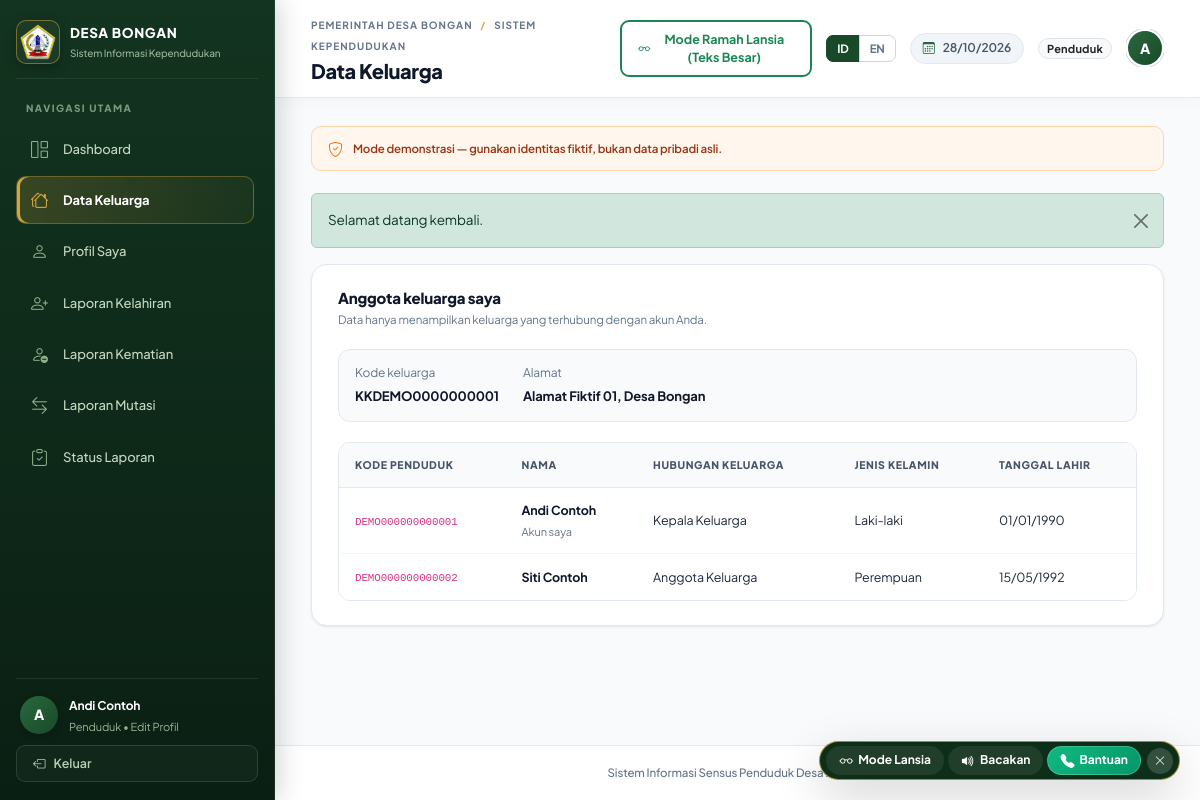
Screenshot of /index.php?page=family (signed in) with the database file from the repository.
### tables this page shows
CREATE TABLE IF NOT EXISTS users (
    id BIGINT UNSIGNED NOT NULL AUTO_INCREMENT,
    full_name VARCHAR(150) NOT NULL,
    username VARCHAR(80) NOT NULL,
    password_hash VARCHAR(255) NOT NULL,
    role ENUM('admin', 'kepala_desa', 'penduduk') NOT NULL,
    approval_status ENUM('pending', 'approved') NOT NULL DEFAULT 'approved',
    resident_id BIGINT UNSIGNED NULL,
    is_active TINYINT(1) NOT NULL DEFAULT 1,
    created_at TIMESTAMP NOT NULL DEFAULT CURRENT_TIMESTAMP,
    updated_at TIMESTAMP NOT NULL DEFAULT CURRENT_TIMESTAMP ON UPDATE CURRENT_TIMESTAMP,
    PRIMARY KEY (id),
    UNIQUE KEY uq_users_username (username),
    UNIQUE KEY uq_users_resident (resident_id),
    KEY idx_users_role_active_approval (role, is_active, approval_status),
    CONSTRAINT fk_users_resident FOREIGN KEY (resident_id)
        REFERENCES residents (id) ON DELETE SET NULL ON UPDATE CASCADE
);

CREATE TABLE IF NOT EXISTS households (
    id BIGINT UNSIGNED NOT NULL AUTO_INCREMENT,
    household_number CHAR(16) NOT NULL COMMENT 'Kode ilustrasi KKDEMO + 10 angka; bukan nomor KK asli',
    head_nik CHAR(16) NULL COMMENT 'Kode ilustrasi DEMO + 12 angka; bukan NIK asli',
    address VARCHAR(500) NOT NULL,
    rt VARCHAR(5) NULL,
    rw VARCHAR(5) NULL,
    created_at TIMESTAMP NOT NULL DEFAULT CURRENT_TIMESTAMP,
    PRIMARY KEY (id),
    UNIQUE KEY uq_households_number (household_number),
    KEY idx_households_head_nik (head_nik),
    CONSTRAINT chk_households_demo_number CHECK (household_number REGEXP '^KKDEMO[0-9]{10}$'),
    CONSTRAINT chk_households_demo_head CHECK (head_nik IS NULL OR head_nik REGEXP '^DEMO[0-9]{12}$')
);

CREATE TABLE IF NOT EXISTS residents (
    id BIGINT UNSIGNED NOT NULL AUTO_INCREMENT,
    nik CHAR(16) NOT NULL COMMENT 'Kode ilustrasi DEMO + 12 angka; bukan NIK asli',
    full_name VARCHAR(150) NOT NULL,
    birth_place VARCHAR(100) NULL,
    birth_date DATE NOT NULL,
    gender ENUM('Laki-laki', 'Perempuan') NOT NULL,
    household_id BIGINT UNSIGNED NULL,
    address VARCHAR(500) NOT NULL,
    religion VARCHAR(40) NULL,
    marital_status VARCHAR(30) NULL,
    occupation VARCHAR(100) NULL,
    education VARCHAR(100) NULL,
    family_role VARCHAR(40) NULL,
    phone VARCHAR(30) NULL,
    population_status ENUM('active', 'inactive') NOT NULL DEFAULT 'active',
    created_at TIMESTAMP NOT NULL DEFAULT CURRENT_TIMESTAMP,
    updated_at TIMESTAMP NOT NULL DEFAULT CURRENT_TIMESTAMP ON UPDATE CURRENT_TIMESTAMP,
    PRIMARY KEY (id),
    UNIQUE KEY uq_residents_nik (nik),
    KEY idx_residents_name (full_name),
    KEY idx_residents_household (household_id),
    KEY idx_residents_status_gender (population_status, gender),
    CONSTRAINT chk_residents_demo_code CHECK (nik REGEXP '^DEMO[0-9]{12}$'),
    CONSTRAINT fk_residents_household FOREIGN KEY (household_id)
        REFERENCES households (id) ON DELETE SET NULL ON UPDATE CASCADE
);

### index.php (called while the page is built, shortened)
<?php
require __DIR__ . '/includes/functions.php';
$pdo = require __DIR__ . '/config/database.php';
$user = current_user($pdo);
$page = $_GET['page'] ?? ($user === null ? 'login' : 'dashboard');
$publicPages = ['login', 'setup', 'register'];
$pageRoles = [
    'dashboard' => ['admin', 'kepala_desa', 'penduduk'],
    'residents' => ['admin'],
    'households' => ['admin'],
    'events' => ['admin', 'penduduk'],
    'recap' => ['admin'],
    'reports' => ['admin', 'kepala_desa'],
    'users' => ['admin'],
    'profile' => ['admin', 'kepala_desa', 'penduduk'],
    'family' => ['penduduk'],
];
if (!in_array($page, $publicPages, true)) {
    if (!isset($pageRoles[$page])) {
        http_response_code(404);
        $page = 'not-found';
    } else {
        $user = require_role($pdo, ...$pageRoles[$page]);
    }
} elseif (in_array($page, ['login', 'register'], true) && $user !== null) {
    redirect_page('dashboard');
}
$titles = [
    'dashboard' => __('nav.dashboard'),
    'residents' => __('nav.residents'),
    'households' => __('nav.households'),
    'events' => __('nav.events'),
    'recap' => __('nav.recap'),
    'reports' => __('nav.reports'),
    'users' => __('nav.users'),
    'profile' => __('nav.profile'),
    'family' => __('nav.family'),
];
$title = $titles[$page] ?? (in_array($page, ['login', 'register'], true) ? __('auth.login_title') : ($page === 'setup' ? 'Setup Admin' : 'Page Not Found'));
require __DIR__ . '/partials/header.php';
require __DIR__ . '/pages/' . $page . '.php';
require __DIR__ . '/partials/footer.php';

### family.php (the view, shortened to what this page needs)
<?php
$residentId = $user['resident_id'] === null ? null : (int) $user['resident_id'];
$family = [];
$householdNumber = null;
$address = null;
if ($residentId !== null) {
    $statement = $pdo->prepare(
        'SELECT member.id, member.nik, member.full_name, member.gender, member.birth_date, member.family_role,
                household.household_number, household.address
         FROM residents AS account_resident
         LEFT JOIN households AS household ON household.id = account_resident.household_id
         LEFT JOIN residents AS member
             ON member.household_id = account_resident.household_id
             AND member.population_status = "active"
         WHERE account_resident.id = ?
             AND account_resident.population_status = "active"
         ORDER BY CASE WHEN member.id = account_resident.id THEN 0 ELSE 1 END, member.full_name'
    );
    $statement->execute([$residentId]);
    $family = $statement->fetchAll();
    if ($family !== []) {
        $householdNumber = $family[0]['household_number'];
        $address = $family[0]['address'];
    }
}
?>
<div class="panel-card">
    <div class="panel-heading">
        <div>
            <h3><?= h(__('family.title')) ?></h3>
            <p><?= h(__('family.desc')) ?></p>
        </div>
    </div>
    <?php if ($residentId === null): ?>
        <div class="alert alert-warning mb-0"><?= h(__('family.not_linked_alert')) ?></div>
    <?php elseif ($family === []): ?>
        <div class="empty-state p-5"><?= h(__('family.empty_alert')) ?></div>
    <?php else: ?>
        <div class="family-summary">
            <span><?= h(__('family.code')) ?><strong><?= h($householdNumber ?? __('residents.lbl_kk_empty')) ?></strong></span>
            <span><?= h(__('family.address')) ?><strong><?= h($address ?? __('common.not_available')) ?></strong></span>
        </div>
        <div class="table-responsive">
            <table class="table align-middle data-table">
                <thead>
                    <tr>
                        <th><?= h(__('family.th_nik')) ?></th>
                        <th><?= h(__('family.th_name')) ?></th>
                        <th><?= h(__('family.th_role')) ?></th>
                        <th><?= h(__('family.th_gender')) ?></th>
                        <th><?= h(__('family.th_birth_date')) ?></th>
                    </tr>
                </thead>
                <tbody>
                    <?php foreach ($family as $member): ?>
                        <tr>
                            <td><code><?= h($member['nik']) ?></code></td>
                            <td>
                                <strong><?= h($member['full_name']) ?></strong>
                                <?php if ((int) $member['id'] === $residentId): ?><small><?= h(__('family.my_account')) ?></small><?php endif; ?>
                            </td>
                            <td><?= h(family_role_label($member['family_role'])) ?></td>
                            <td><?= $member['gender'] === 'Laki-laki' ? h(__('common.male')) : h(__('common.female')) ?></td>
                            <td><?= h((new DateTimeImmutable($member['birth_date']))->format(current_lang() === 'en' ? 'M d, Y' : 'd/m/Y')) ?></td>
                        </tr>
                    <?php endforeach; ?>
                </tbody>
            </table>
        </div>
    <?php endif; ?>
</div>

### header.php (shortened to what this page needs)
<?php
$flashMessage = take_flash();
$navItems = [
    'admin' => [
        ['dashboard', __('nav.dashboard'), 'bi-grid-1x2', ''],
        ['residents', __('nav.residents'), 'bi-people', ''],
        ['households', __('nav.households'), 'bi-houses', ''],
        ['events', __('nav.birth'), 'bi-person-plus', 'birth'],
        ['events', __('nav.death'), 'bi-person-dash', 'death'],
        ['events', __('nav.mutation'), 'bi-arrow-left-right', 'mutation'],
        ['recap', __('nav.recap'), 'bi-pie-chart', ''],
        ['reports', __('nav.reports'), 'bi-file-earmark-bar-graph', ''],
        ['users', __('nav.users'), 'bi-person-gear', ''],
        ['profile', __('nav.profile'), 'bi-person', ''],
    ],
    'kepala_desa' => [
        ['dashboard', __('nav.dashboard'), 'bi-grid-1x2', ''],
        ['reports', __('nav.reports'), 'bi-file-earmark-bar-graph', ''],
        ['profile', __('nav.profile'), 'bi-person', ''],
    ],
    'penduduk' => [
        ['dashboard', __('nav.dashboard'), 'bi-grid-1x2', ''],
        ['family', __('nav.family'), 'bi-houses', ''],
        ['profile', __('nav.profile'), 'bi-person', ''],
        ['events', __('nav.report_birth'), 'bi-person-plus', 'birth'],
        ['events', __('nav.report_death'), 'bi-person-dash', 'death'],
        ['events', __('nav.report_mutation'), 'bi-arrow-left-right', 'mutation'],
        ['events', __('nav.report_status'), 'bi-clipboard-check', ''],
    ],
][$user['role']];
?>
<!doctype html>
<html lang="<?= h(current_lang()) ?>">
<head>
    <link href="https://cdn.jsdelivr.net/npm/bootstrap@5.3.3/dist/css/bootstrap.min.css" rel="stylesheet">
    <link href="https://cdn.jsdelivr.net/npm/bootstrap-icons@1.11.3/font/bootstrap-icons.min.css" rel="stylesheet">
    <link href="assets/css/app.css?v=<?= asset_version('assets/css/app.css') ?>" rel="stylesheet">
</head>
<body>
<div class="app-shell">
    <aside class="sidebar" id="sidebar">
        <div class="sidebar-header d-flex align-items-center justify-content-between mb-2">
            <a class="brand" href="index.php?page=dashboard">
                <span class="brand-mark"><img src="assets/images/logo-bongan.png" alt="Lambang Desa Bongan"></span>
                <div class="brand-text">
                    <strong>DESA BONGAN</strong>
                    <small><?= h(__('app.subname')) ?></small>
                </div>
            </a>
        </div>
        <div class="nav-caption"><?= h(__('nav.main')) ?></div>
        <nav class="nav flex-column flex-nowrap w-100">
            <?php foreach ($navItems as [$route, $label, $icon, $eventType]): ?>
                <?php $active = $page === $route && ($route !== 'events' || ($_GET['type'] ?? '') === $eventType); ?>
                <a class="nav-link <?= $active ? 'active' : '' ?>" href="index.php?page=<?= h($route) ?><?= $eventType !== '' ? '&amp;type=' . h($eventType) : '' ?>">
                    <i class="bi <?= h($icon) ?>"></i><span><?= h($label) ?></span>
                </a>
            <?php endforeach; ?>
        </nav>
        <div class="sidebar-bottom">
            <a href="index.php?page=profile" class="user-mini text-decoration-none" title="<?= h(__('common.view_edit_profile')) ?>">
                <span class="avatar"><?= h(mb_strtoupper(mb_substr($user['full_name'], 0, 1))) ?></span>
                <span class="text-truncate">
                    <strong><?= h($user['full_name']) ?></strong>
                    <small class="d-flex align-items-center gap-1"><?= h(role_label($user['role'])) ?> &bull; <?= h(__('common.edit_profile')) ?></small>
                </span>
            </a>
            <form method="post" action="index.php?page=dashboard">
                <button class="btn btn-logout w-100" type="submit"><i class="bi bi-box-arrow-left me-2"></i><?= h(__('nav.logout')) ?></button>
            </form>
        </div>
    </aside>
    <main class="main-area">
        <header class="topbar">
            <div class="page-heading">
                <span class="text-muted small"><?= h(__('app.agency')) ?> <span class="heading-separator">/</span> <?= h(__('app.agency_sub')) ?></span>
                <h1><?= h($title) ?></h1>
            </div>
            <div class="topbar-right">
                <button type="button" class="btn btn-sm btn-outline-success border-2 fw-bold d-none d-md-inline-flex align-items-center gap-1" onclick="toggleSeniorMode()" title="<?= h(__('senior.mode_toggle')) ?>" id="topbarSeniorBtn">
                    <i class="bi bi-eyeglasses"></i> <span id="topbarSeniorText"><?= h(__('senior.mode_toggle')) ?></span>
                </button>
                <?= render_lang_switcher() ?>
                <span class="today"><i class="bi bi-calendar3 me-2"></i><?= h((new DateTimeImmutable())->format(current_lang() === 'en' ? 'M d, Y' : 'd/m/Y')) ?></span>
                <span class="badge rounded-pill bg-light text-dark border px-2 py-1 d-none d-md-inline-block"><?= h(role_label($user['role'])) ?></span>
                <div class="dropdown user-dropdown">
                    <button class="btn p-0 border-0 top-avatar-btn" type="button" data-bs-toggle="dropdown" aria-expanded="false" title="<?= h($user['full_name']) ?> (<?= h(role_label($user['role'])) ?>)">
                        <span class="top-avatar"><?= h(mb_strtoupper(mb_substr($user['full_name'], 0, 1))) ?></span>
                    </button>
                </div>
            </div>
        </header>
        <section class="content-area">
            <div class="demo-notice"><i class="bi bi-shield-check"></i><span><?= h(__('app.demo_notice')) ?></span></div>
            <?php if ($flashMessage !== null): ?>
                <div class="alert alert-<?= h($flashMessage['type']) ?> alert-dismissible fade show" role="alert">
                    <?= h($flashMessage['message']) ?>
                    <button type="button" class="btn-close" data-bs-dismiss="alert" aria-label="<?= h(__('common.close')) ?>"></button>
                </div>
            <?php endif; ?>

### rows the page displays
users: full_name "A", full_name "Andi Contoh", role "Penduduk"
households: household_number "KKDEMO0000000001", address "Alamat Fiktif 01, Desa Bongan"
residents: nik "DEMO000000000001", full_name "Andi Contoh", family_role "Kepala Keluarga", gender "Laki-laki", birth_date "01/01/1990"
residents: nik "DEMO000000000002", full_name "Siti Contoh", family_role "Anggota Keluarga", gender "Perempuan", birth_date "15/05/1992"

### other values shown
__('app.subname') "Sistem Informasi Kependudukan"
__('nav.main') "NAVIGASI UTAMA"
$label "Dashboard"
$label "Data Keluarga"
$label "Profil Saya"
$label "Laporan Kelahiran"
$label "Laporan Kematian"
$label "Laporan Mutasi"
$label "Status Laporan"
__('common.edit_profile') "Edit Profil"
__('nav.logout') "Keluar"
__('app.agency') "PEMERINTAH DESA BONGAN"
__('app.agency_sub') "SISTEM KEPENDUDUKAN"
$title "Data Keluarga"
__('senior.mode_toggle') "Mode Ramah Lansia (Teks Besar)"
